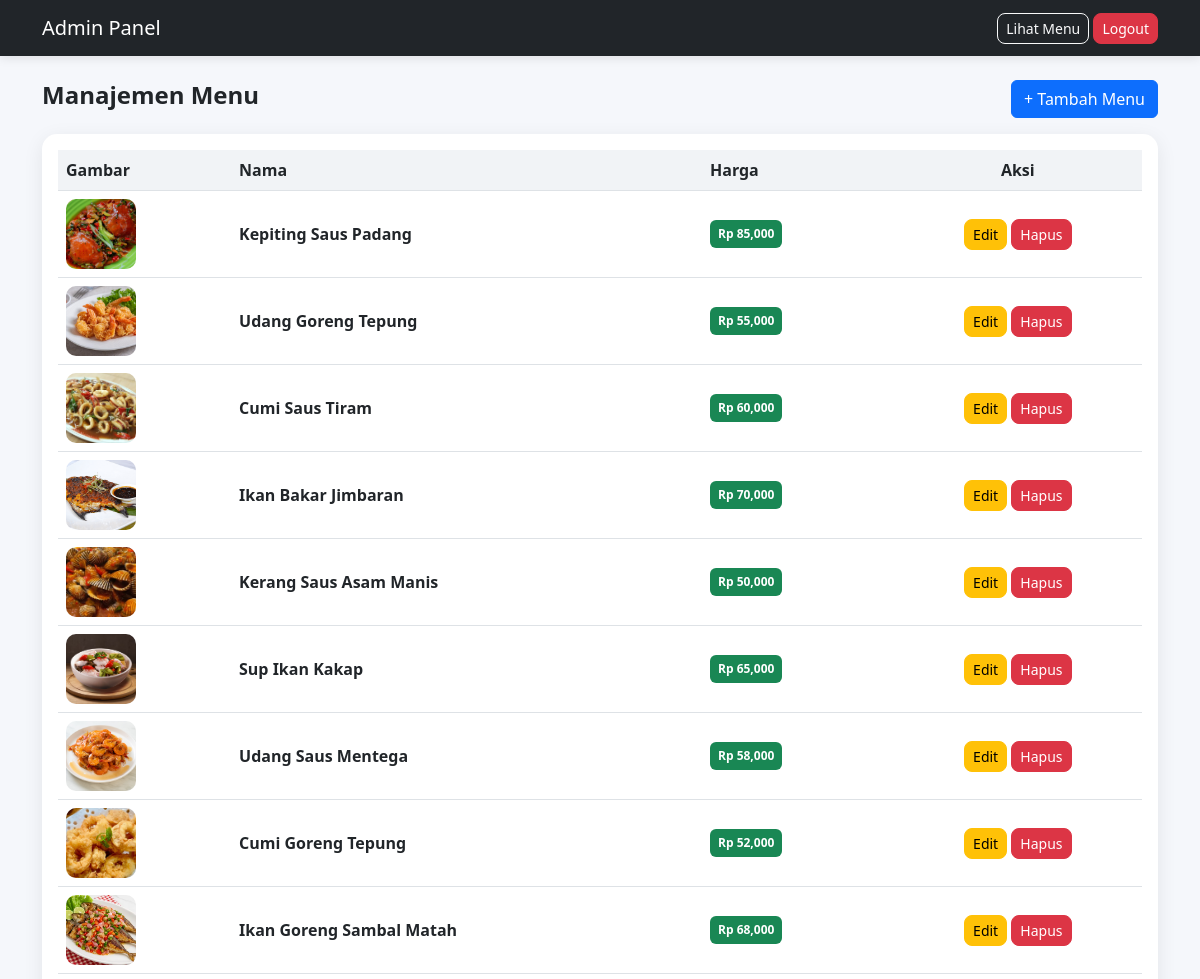
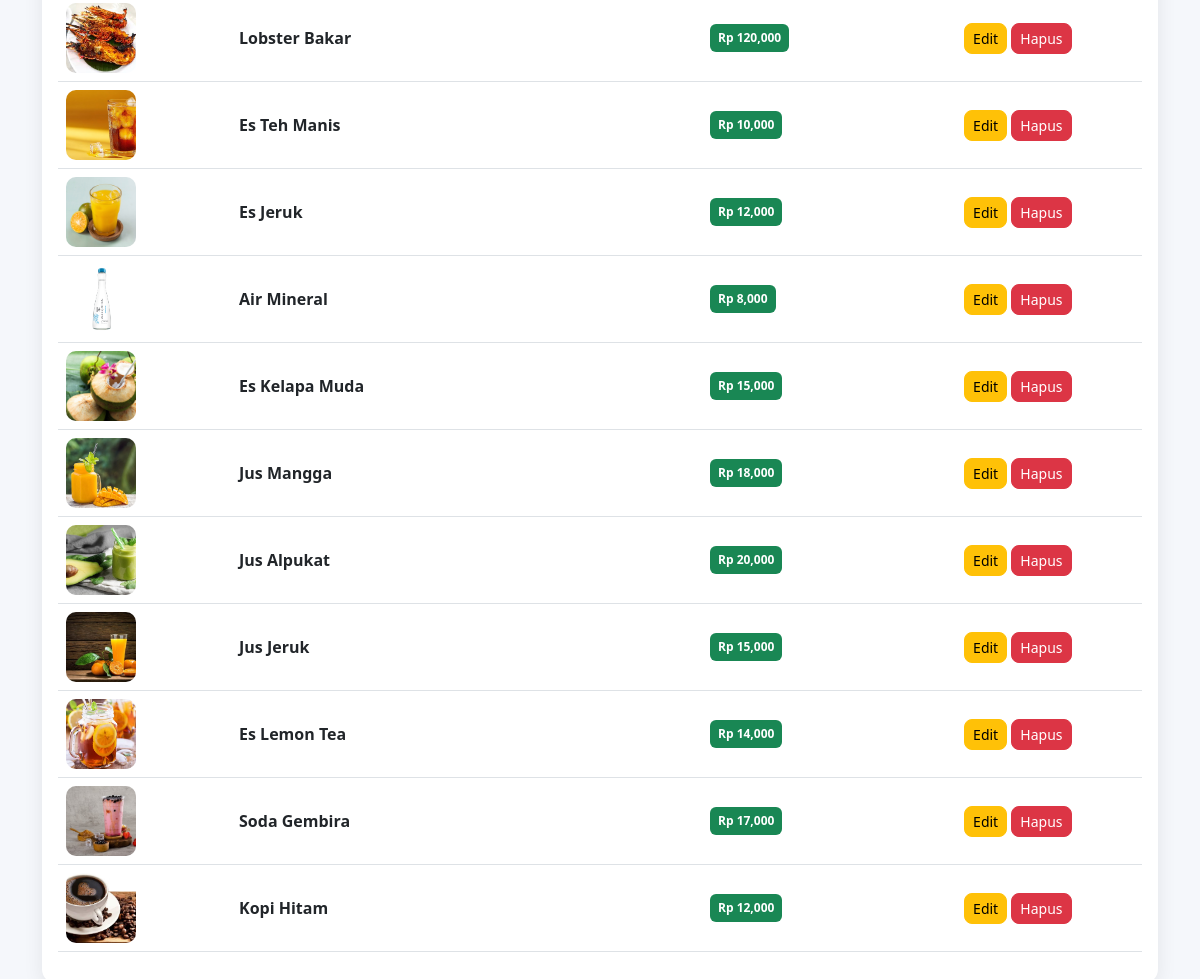
/dashboard.php (signed in), run on the app's committed database (2 pictures, top to bottom).
### tables this page shows
CREATE TABLE `menu` (
  `id` int(11) NOT NULL,
  `nama_menu` varchar(100) DEFAULT NULL,
  `harga` int(11) DEFAULT NULL,
  `kategori` varchar(50) DEFAULT NULL,
  `deskripsi` text DEFAULT NULL,
  `gambar` varchar(255) DEFAULT NULL
);

### dashboard.php (the view, shortened to what this page needs)
<?php
include 'koneksi.php';
?>
<!DOCTYPE html>
<html>
<head>
<link href="https://cdn.jsdelivr.net/npm/bootstrap@5.3.0/dist/css/bootstrap.min.css" rel="stylesheet">
</head>
<body>
<nav class="navbar navbar-expand-lg navbar-dark bg-dark">
    <div class="container">
        <span class="navbar-brand">Admin Panel</span>
        <div>
            <a href="index.php" class="btn btn-outline-light btn-sm">Lihat Menu</a>
            <a href="logout.php" class="btn btn-danger btn-sm">Logout</a>
        </div>
    </div>
</nav>
<div class="container mt-4">
    <div class="d-flex justify-content-between align-items-center mb-3">
        <h4 class="fw-bold">Manajemen Menu</h4>
        <a href="menu/tambah.php" class="btn btn-primary">
            + Tambah Menu
        </a>
    </div>
    <div class="card p-3">
        <table class="table align-middle">
            <thead>
                <tr>
                    <th>Gambar</th>
                    <th>Nama</th>
                    <th>Harga</th>
                    <th class="text-center">Aksi</th>
                </tr>
            </thead>
            <tbody>
                <?php
                $q=mysqli_query($conn,"SELECT * FROM menu");
                while($r=mysqli_fetch_assoc($q)){
                ?>
                <tr>
                    <td>
                        <img src="uploads/<?= $r['gambar']; ?>"
                        style="width:70px; height:70px; object-fit:cover; border-radius:10px;">
                    </td>
                    <td class="fw-semibold"><?= $r['nama_menu']; ?></td>
                    <td>
                        <span class="badge bg-success p-2">
                            Rp <?= number_format($r['harga']); ?>
                        </span>
                    </td>
                    <td class="text-center">
                        <a href="menu/edit.php?id=<?= $r['id']; ?>"
                        class="btn btn-warning btn-sm">Edit</a>
                        <button class="btn btn-danger btn-sm" onclick="confirmDelete(<?= $r['id']; ?>)">
                        Hapus
                        </button>
                    </td>
                </tr>
                <?php } ?>
            </tbody>
        </table>
    </div>
</div>
</body>
</html>

### dashboard.php (style rules this page uses)
body { background-color: #f5f7fb; }
.card { border: none; border-radius: 15px; box-shadow: 0 5px 20px rgba(0,0,0,0.08); }
.table th { background-color: #f1f3f6; }
.btn-sm { border-radius: 8px; }
.navbar { box-shadow: 0 2px 10px rgba(0,0,0,0.1); }

### data on the page
menu: gambar (picture), nama_menu "Kepiting Saus Padang", harga "85,000"
menu: gambar (picture), nama_menu "Udang Goreng Tepung", harga "55,000"
menu: gambar (picture), nama_menu "Cumi Saus Tiram", harga "60,000"
menu: gambar (picture), nama_menu "Ikan Bakar Jimbaran", harga "70,000"
menu: gambar (picture), nama_menu "Kerang Saus Asam Manis", harga "50,000"
menu: gambar (picture), nama_menu "Sup Ikan Kakap", harga "65,000"
menu: gambar (picture), nama_menu "Udang Saus Mentega", harga "58,000"
menu: gambar (picture), nama_menu "Cumi Goreng Tepung", harga "52,000"
menu: gambar (picture), nama_menu "Ikan Goreng Sambal Matah", harga "68,000"
menu: gambar (picture), nama_menu "Lobster Bakar", harga "120,000"
menu: gambar (picture), nama_menu "Es Teh Manis", harga "10,000"
menu: gambar (picture), nama_menu "Es Jeruk", harga "12,000"
menu: gambar (picture), nama_menu "Air Mineral", harga "8,000"
menu: gambar (picture), nama_menu "Es Kelapa Muda", harga "15,000"
menu: gambar (picture), nama_menu "Jus Mangga", harga "18,000"
menu: gambar (picture), nama_menu "Jus Alpukat", harga "20,000"
menu: gambar (picture), nama_menu "Jus Jeruk", harga "15,000"
menu: gambar (picture), nama_menu "Es Lemon Tea", harga "14,000"
menu: gambar (picture), nama_menu "Soda Gembira", harga "17,000"
menu: gambar (picture), nama_menu "Kopi Hitam", harga "12,000"
